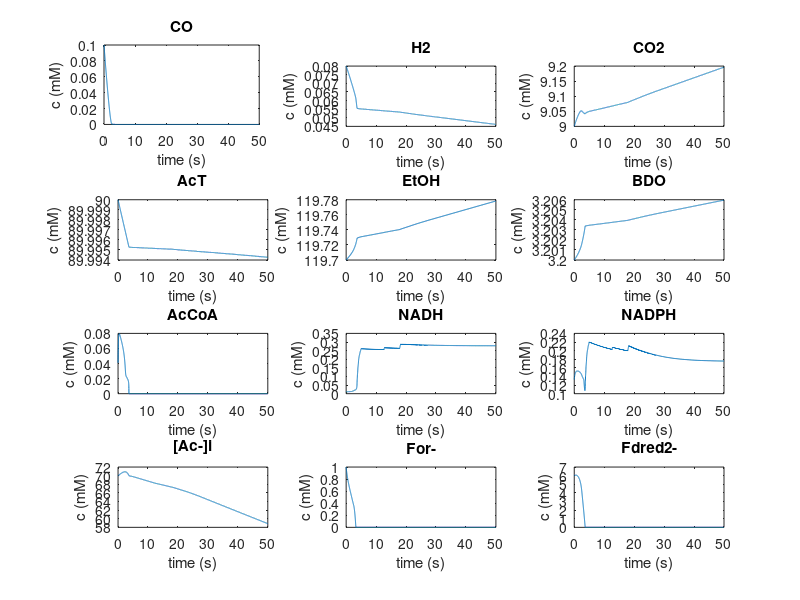

Source code (MATLAB): (Note: this script raises an error after producing the figure.)
clearvars
format compact
% close all

% read data
conc_data = load('conc_data_batch.dat')';
dcdt_data = load('dcdt_data_batch.dat')';
t_data = load('t_data_batch.dat');

compounds = {'CO', 'H2','CO2', 'AcT', 'EtOH', 'BDO', 'AcCoA', 'NADH', ...
    'NADPH', '[Ac-]i', 'For-', 'Fdred2-'};

%% plot data using subplot in for loop
figure(4)
for i = 1:size(conc_data,2)
    subplot(4,3,i)
    plot(t_data, conc_data(:,i)); hold on;
    ylabel('c (mM)')
%     yyaxis right
%     plot(t_data, dcdt_data(:,i));
%     ylabel('dcdt (mol/m3/h)')
    title(compounds{i});
    xlabel('time (s)')
    set(gcf,'position', [117.8 122.6 1216 640.4]);
end
    
%% calculate dcdt
[dcdt, dcdt_update, rates_new] = dcdt_fun(conc_data);
figure()
plot(t_data, dcdt(:,12), 'r-'); hold on;
plot(t_data, dcdt_update(:,12), 'b-'); hold on;
plot(t_data, dcdt_data(:,12), 'g-');

%% compare dcdts
figure(5)
for i = 1:size(conc_data,2)
    subplot(4,3,i)
    plot(t_data, dcdt_data(:,i)); hold on;
    plot(t_data, dcdt_update(:,i)); hold on;
    %plot(t_data, dcdt(:,i)); hold on;

    ylabel('dcdt (mM/h)')
%     yyaxis right
%     plot(t_data, dcdt_data(:,i));
%     ylabel('dcdt (mol/m3/h)')
    title(compounds{i});
    xlabel('time (s)')
    set(gcf,'position', [117.8 122.6 1216 640.4]);
end
    


%saveas(gcf,'Results/conc_devs_tlang_1ms_1000molm3.png')
  %% CALCULATE RATES
 
fluxes = {'FDH', 'ACAS', 'CODH', 'HYD', 'AcS', 'EtS', 'BDOS','Nfn','Rnf','Ana','AcX', 'Import'};

rates_conc = zeros(size(conc_data,1), 12);
[rates_conc] = rates_fun_v2(conc_data);

%%
figure(6)
for i = 1:12
    subplot(4,3,i)
%     plot(t, rates_cfd(:,i)); hold on;
    plot(t_data, rates_conc(:,i)); hold on;
    plot(t_data, rates_new(:,i));
    std_rate = std(rates_conc(:,i));
    av_rate = mean(rates_conc(:,i));
%     plot(t, rates_conc_constr(:,i));
%     ylim([av_rate-3*std_rate, av_rate+3*std_rate]); 
    title(fluxes{i});
    xlabel('time (s)');     
    ylabel('mol/molx/h')
end
    set(gcf,'position', [117.8 122.6 1216 640.4]);




    

%%

%%
function rates = rates_fun_v(conc_act)
    conc_act = real(conc_act);
    % constants
    pKa_HAc = 4.756; pH_EC = 5;
    cell_surf_area = 321;                     % surface area of cells (m2 / molx) */
    k_HAcD = 3.85e-5;                         % diffusivity of acetic acid (m / h) */

    % load data
    elasticity_matrix = load('eps_matrix.dat');
    rates_IC_ref = load('Ref_rates.dat');
    conc_ref = load('Ref_conc.dat');
    min_concv = load("Min_conc.dat");

    % calculate derivatives
    neg_conc = zeros(1,length(conc_ref));
    % check whether the concentrations are below 0 and store when that is
    rates_llcor = zeros(size(conc_act,1), length(rates_IC_ref));
    
    % check whether the concentrations are below 0 and store when that is
  
for k = 1:size(conc_act,1) % temporal domain 
    for i = 1:length(rates_IC_ref)
        sumelast = 0; 
        for j = 1:length(conc_ref)
            sign = 1;
             if conc_act(k,j) < min_concv(j)
                 conc_eff = min_concv(j);
             else
                 conc_eff = conc_act(k,j);
             end
%              conc_eff = conc_act(k,j);
%             if (j == 12 && conc_act(k,j) < 0.01)
%                 conc_eff = 0.01;
%             end
            logterm = log(conc_eff/conc_ref(j));
%             if ((elasticity_matrix(i,j) < 0) && (logterm < -2) && (i ~= 2)  ) 
%                 sign = -1;
%             end

            sumelast = sumelast + elasticity_matrix(i,j)*logterm*sign;
        end
        rates_llcor(k,i) = 1 + sumelast;
        if (rates_llcor(k,i) < 0 && ( i == 2 || i == 5 || i == 9 || i == 10 || i == 11 ))
            rates_llcor(k,i) = 0;
        end
    end
end
    rates_llcor = rates_llcor';
    rates = rates_IC_ref.*rates_llcor;         % (mol/mol/h)
    % calculate rate of acetate back-diffusion (mol/mol/h)
    c_HAc_EC = (conc_act(:,4)*10^pKa_HAc)/( 10^(pH_EC)+ 10^(pKa_HAc));    % c HAc out (mol/m3)
    r_HAcD = cell_surf_area*k_HAcD*c_HAc_EC;  % back diffusion rate (mol/molx/h) */

    rates(12,:) = r_HAcD;
    rates = rates';
end




%%
%% calculate dcdt
function [dc_dt_update, dc_dt, rates_new, imax] = dcdt_fun(t, conc_act)

% if we only have 1 moment in time, then transpose the DATA
if size(conc_act,2) == 1
    conc_act = conc_act';
end


% get rates
rates = rates_fun_v(conc_act);
CX = 100; Vx = 5.89e-5;                         % mol/m3 liq, and m3 liq / mole cell
    pKa_HAc = 4.756; pH_EC = 5;
    cell_surf_area = 321;                     % surface area of cells (m2 / molx) */
    k_HAcD = 3.85e-5;                         % diffusivity of acetic acid (m / h) */

    
% calculate rates
mu = rates(:,10); r_HAcD = rates(:,12);
dc_dt(:,1) = -1*(rates(:,2) + rates(:,3))   * CX ;              % CO uptake rate (mol/m3/h) (negative for consumption) */
dc_dt(:,2) = -2*(rates(:,4))                 * CX ;              % H2 uptake rate (mol/m3/h) (negative for consumption) */
dc_dt(:,3) =    (rates(:,3) - rates(:,1))   * CX ;              % CO2 uptake rate (mol/m3/h) (negative for consumption)*/
dc_dt(:,4) =    (rates(:,11) - r_HAcD)       * CX ;              % Net acetate excretion rate (mol/m3/h) */
dc_dt(:,5) =    (rates(:,6))                 * CX ;              % EtOH prod rate (mol/m3/h) */
dc_dt(:,6) =    (rates(:,7))                 * CX ;              % BDO prod rate (mol/m3/h) */
% only compounds that remain in cell (mol/m3_cell/h) */
dc_dt(:,7) =  (rates(:,2) -   rates(:,5) -    2*rates(:,7) - 1/2*rates(:,10)) ...
    .* 1/Vx - mu.*conc_act(:,7);   % AcCoA balance (mol/m3c/h) */
dc_dt(:,8) =  (rates(:,9) - 2*rates(:,2) -     rates(:,6)  - 1/2*rates(:,7) - rates(:,8))...
    .* 1/Vx - mu.*conc_act(8);   % NADH balance (mol/m3c/h) */
dc_dt(:,9) =  (rates(:,4) + 2*rates(:,8) - 1/2*rates(:,1)  -     rates(:,2)) ...
    .* 1/Vx - mu.*conc_act(9);   % NADPH balance (mol/m3c/h) */
dc_dt(:,10) =  (rates(:,5) +   r_HAcD   -     rates(:,6)  -     rates(:,11)) ...
    .* 1/Vx - mu.*conc_act(:,10);   % Ac_i_in balance (mol/m3c/h) */
dc_dt(:,11) = (rates(:,1) -   rates(:,2))  ...
    .* 1/Vx - mu.*conc_act(:,11);  % Formate balance (mol/m3c/h) */
dc_dt(:,12) = (-1/2*rates(:,1) + rates(:,2) + rates(:,3) + rates(:,4) - ...
        rates(:,6) - rates(:,7) - rates(:,8) - rates(:,9)) ...
        .* 1/Vx - mu.*conc_act(:,12);

% min_concv =  [1e-10, 1e-10, 0.1, 0.1, 0.1, 0.1, 1e-9, 1e-12, 1e-12, 1e-12, 1e-9, 1e-15];
min_concv = load("Min_conc.dat")';

max_rate(:,1:6) = (conc_act(:,1:6) - min_concv(1:6)*0.9)./( 1e-4/3600 );
max_rate(:,7:12) = (conc_act(:,7:12) - min_concv(7:12)*0.9)/( 1e-4/3600 );
% max_rate = (conc_act - min_concv*0.9)/( 1e-4/3600 );

[max_rate_i, imax] = max((dc_dt - max_rate)');
dc_dt_update = dc_dt;
for i = 1:size(conc_act,1)
    
    if any(dc_dt(i,:) > max_rate(i,:))
        ref_dcdt = max_rate(i, imax(i));

        dc_dt_update(i,:) = ref_dcdt/ abs( dc_dt(i,imax(i)) ) * dc_dt(i,:);
    end
end

%% recalculate rates from update
A = [0	-1	-1	0	0	0	0	0	0	0	0           0 ;
    0	0	0	-2	0	0	0	0	0	0	0           0 ;
    -1	0	1	0	0	0	0	0	0	0	0           0 ; 
    0	0	0	0	0	0	0	0	0	0	1           -1 ;
    0	0	0	0	0	1	0	0	0	0	0           0 ;
    0	0	0	0	0	0	1	0	0	0	0           0 ; 
    0	1	0	0	-1	0	-2	0	0	-0.5	0       0 ;
    0	-2	0	0	0	-1	-0.5	-1	1	0	0       0 ;
    -0.5	-1	0	1	0	0	0	2	0	0	0       0 ;
    0	0	0	0	1	-1	0	0	0	0	-1          1;
    1	-1	0	0	0	0	0	0	0	0	0           0;
    -0.5	1	1	1	0	-1	-1	-1	-1	0	0       0 ];
A = A(:,1:11);
A(1:6,:) = A(1:6,:).*CX;
A(7:12,:) = A(7:12,:)./Vx;
rates_new = zeros(size(conc_act,1), 12);

for i = 1:size(conc_act,1)
    At = A;
    At(7:12,10) = At(7:12,10) - conc_act(i,7:12)';
    rates_new(i,1:11) = At\dc_dt_update(i,:)';
    % calculate rate of acetate back-diffusion (mol/mol/h)
    c_HAc_EC = (conc_act(i,4)*10^pKa_HAc)/( 10^(pH_EC)+ 10^(pKa_HAc));    % c HAc out (mol/m3)
    r_HAcD = cell_surf_area*k_HAcD*c_HAc_EC;  % back diffusion rate (mol/molx/h) */
    rates_new(i,12) = r_HAcD;
    
    rates_new(i,11) = r_HAcD + rates_new(i,11);
end
    
% if we only have 1 moment in time, then transpose the DATA
if size(dc_dt,1) == 1
    dc_dt = dc_dt';
    dc_dt_update = dc_dt_update';
end
    
    
end

